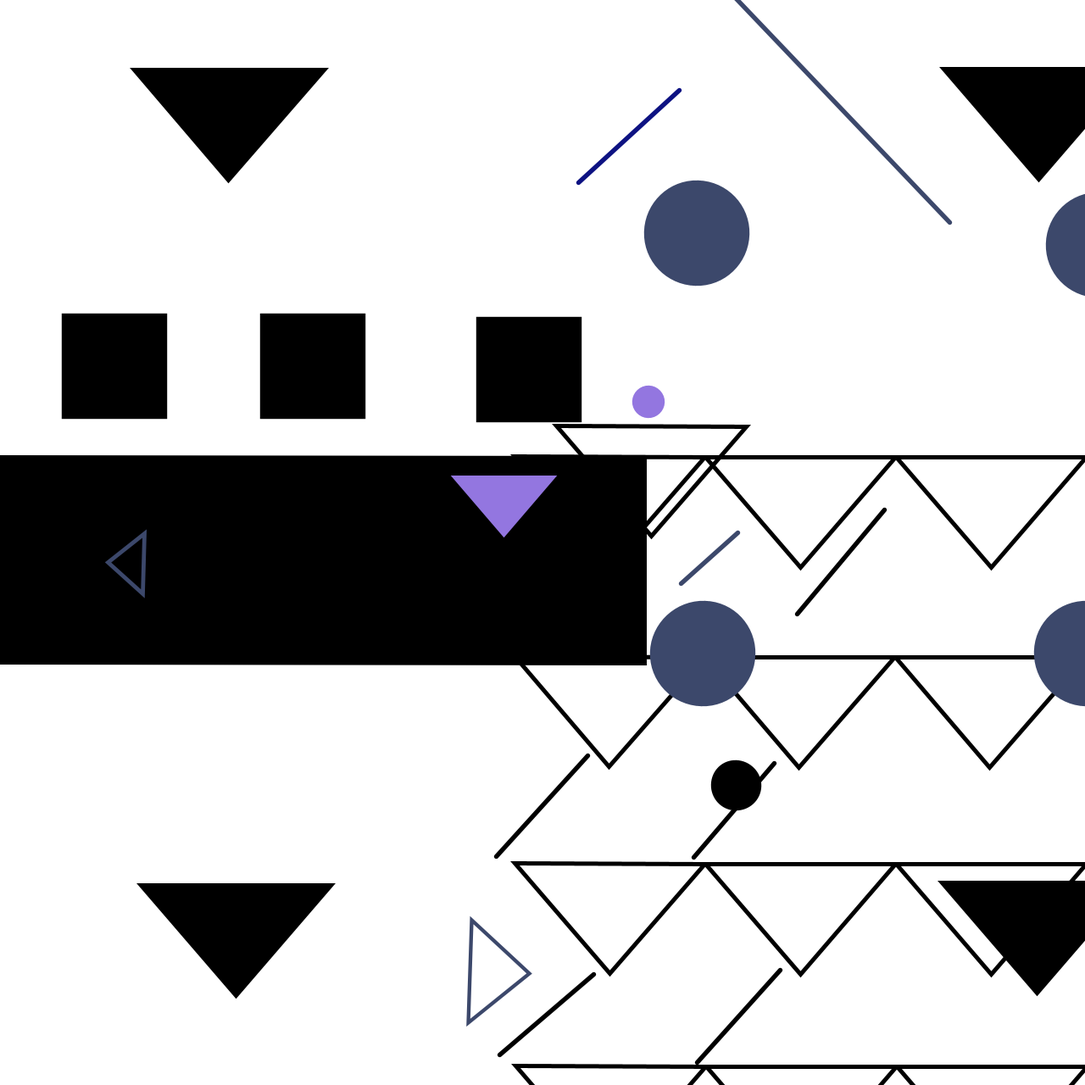
Frame 1 (no input)
Frame 60 (the mouse pressed at the canvas centre just before this capture): identical to frame 1, image omitted
Frame 120 (the mouse held since frame 60 and released just before this capture): identical to frame 1, image omitted

The Processing sketch that drew this single still picture (run headless with seeded random() and noise(); from frame 60 on, the mouse is pressed at the canvas centre):

// Processing sketch: Saskia_Freeke_Art
// ── Saskia_Freeke_Art.pde
//Geometric Shapes / 230828
//Link to Image: https://64.media.tumblr.com/9ddca62be4c80cf7d03c8155490228bc/9bef6c1cb634bc23-ab/s1280x1920/b00708d07c289bfdffbf98191dc55926ce4f9255.png

void setup() {
  size(1280, 1280);
}

void draw() {
  //colors that will be used
  color Black = (#000000);
  color DarkBlue = (#3C486B);
  color Purple = (#9376E0);
  color BrightBlue = (#0D1282);

  background(255);
  stroke(Black);
  strokeWeight(5);

  //We Will Begin With All the Triangles on the Canvas

  //Triangles With No Color Fill

  //Top Row of Triangles
  translate(1401, 840);
  noFill();
  rotate(-3.14);

  triangle(120, 300, 232, 170, 344, 300);
  translate(225, 0);

  triangle(120, 300, 232, 170, 344, 300);
  translate(225, 0);

  triangle(120, 300, 232, 170, 344, 300);

  //overlap triangle in first row
  translate(-49, 36);
  triangle(120, 300, 232, 170, 344, 300);

  //Second Row of Triangles
  translate(-400, -272);
  noFill();

  triangle(120, 300, 232, 170, 344, 300);
  translate(225, 0);

  triangle(120, 300, 232, 170, 344, 300);
  translate(224, 0);

  triangle(120, 300, 232, 170, 344, 300);

  //Third Row Of Triangles
  translate(-451, -244);
  noFill();

  triangle(120, 300, 232, 170, 344, 300);
  translate(225, 0);

  triangle(120, 300, 232, 170, 344, 300);
  translate(225, 0);

  triangle(120, 300, 232, 170, 344, 300);

  //4th Row of Triangles (Off Image)
  translate(-451, -239);
  noFill();

  triangle(120, 300, 232, 170, 344, 300);
  translate(225, 0);

  triangle(120, 300, 232, 170, 344, 300);
  translate(225, 0);

  triangle(120, 300, 232, 170, 344, 300);

  //Big Rectangle to Cover Triangles in First Row
  fill(Black);
  rotate(0.00);
  translate(100, 100);
  rect(93, 675, 763, 242);

  //Black Triangle in Top Left
  translate(352, 1075);
  triangle(120, 300, 232, 170, 344, 300);

  //Black Triangle in Bottom Left
  translate(-10, -962);
  triangle(120, 300, 232, 170, 344, 300);


  //Black Triangle in Bottom Right
  translate(-945, 4);
  triangle(120, 300, 232, 170, 344, 300);

  //Triangle in Top Right
  translate(0, 960);
  triangle(120, 300, 232, 170, 344, 300);

  //Purple Triangle In Rectangle
  translate(725, -356);
  scale(0.59);
  fill(Purple);
  triangle(120, 300, 232, 170, 344, 300);

  //Blue Triangle in Rectangle
  noFill();
  strokeWeight(15);
  stroke(DarkBlue);
  translate(1118, 0);                    
  rotate(1.60);
  scale(0.54);
  triangle(120, 300, 232, 170, 344, 300);
  ;



  //Blue Triangle on Bottom
  noFill();
  strokeWeight(8);
  translate(-845, 2064);
  rotate(3.14);
  scale(1.70);
  triangle(120, 300, 232, 170, 344, 300);


  //Lines
  stroke(Black);
  strokeWeight(10);

  //Bottom Lines on Triangle
  line(411, 230, 230, 30);
    line(415, -200, 210, -375);

//Lines in Second Row Of Triangle
   line(-30, -180, -240, -350);
    line(-246, 58, -20, 250);

//Lines in Top Row of Triangles
  line(-800, -573, -567, -390);
  stroke(DarkBlue);
  line(-740, -255, -625, -135);//This is a dark blue line
  
  stroke(DarkBlue);
  line(-1430, -697, -2885, 775);//This is a dark blue line off canvas

stroke(BrightBlue);
  line(-1700, -100, -1493, 114);//This is a Blue Line outlier


//Circles Section

//Blue Circles
translate(-699,-371);
fill(DarkBlue);
stroke(DarkBlue);
circle(224, 184, 220);

translate(-25,-835);
circle(224, 184, 220);

translate(-890,0);
circle(224, 184, 220);

translate(0, 875);
circle(224, 184, 220);

//Black Circle
stroke(Black);
fill(Black);
translate(1200, -120);
circle(224, 184, 100);

//Purple Circle
stroke(Purple);
fill(Purple);
translate(-830, 215);
circle(224, 184, 60);



  //Square Section
  
//3 Black Squares (Left To Right)
stroke(Black);
  fill(Black);
    rotate(-0.03);
    translate(-90, 1143);
  square(120, 100, 220);
  
  translate(0, -432);
  square(120, 100, 220);
  
  translate(9, -471);
  square(120, 100, 220);
  


  if (frameCount == 1) {
    String filename = "Shapes and Colors";
    save(filename + ".png");
    print("canvas saved as " + filename + ".png");
  }
}
